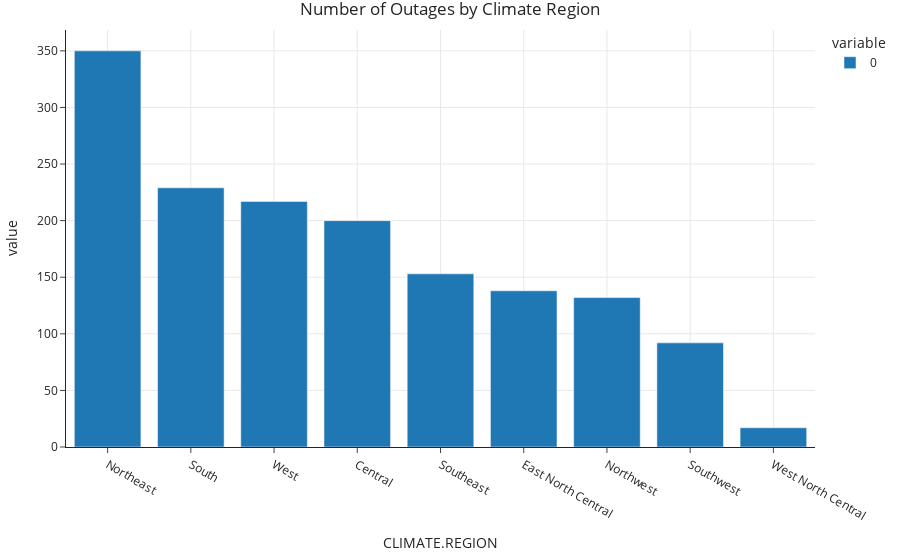
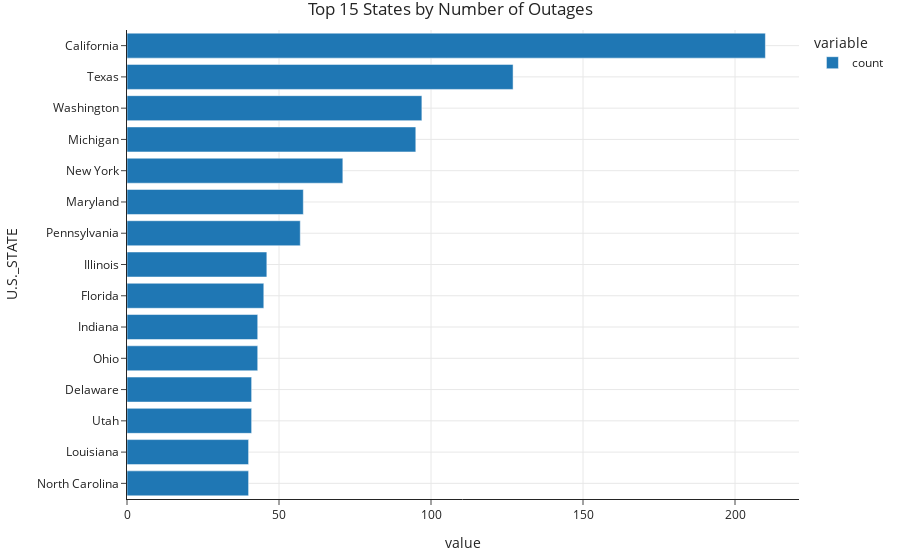

Notebook source saved alongside these figures, in order:
### Code cell
# Regional Analysis
by_region = df_cleaned.groupby('CLIMATE.REGION', observed=True).size().sort_values(ascending=False)
by_region.plot(kind='bar', title='Number of Outages by Climate Region').show()

top_15_states = df_cleaned['U.S._STATE'].value_counts().nlargest(15).sort_values(ascending=True)
top_15_states.plot(kind='barh', title='Top 15 States by Number of Outages').show()

### Figure 1 — Plotly figure (JSON) as saved in the notebook; plotly's stock layout.template omitted (floating-point values rounded to 4 significant figures)
{"data": [{"alignmentgroup": "True", "hovertemplate": "variable=0<br>CLIMATE.REGION=%{x}<br>value=%{y}<extra></extra>", "legendgroup": "0", "marker": {"color": "#1F77B4", "pattern": {"shape": ""}}, "name": "0", "offsetgroup": "0", "orientation": "v", "showlegend": true, "textposition": "auto", "type": "bar", "x": ["Northeast", "South", "West", "Central", "Southeast", "East North Central", "Northwest", "Southwest", "West North Central"], "xaxis": "x", "y": [350, 229, 217, 200, 153, 138, 132, 92, 17], "yaxis": "y"}], "layout": {"barmode": "relative", "legend": {"title": {"text": "variable"}, "tracegroupgap": 0}, "title": {"text": "Number of Outages by Climate Region"}, "xaxis": {"anchor": "y", "domain": [0, 1], "title": {"text": "CLIMATE.REGION"}}, "yaxis": {"anchor": "x", "domain": [0, 1], "title": {"text": "value"}}}}

### Figure 2 — Plotly figure (JSON) as saved in the notebook; plotly's stock layout.template omitted (floating-point values rounded to 4 significant figures)
{"data": [{"alignmentgroup": "True", "hovertemplate": "variable=count<br>value=%{x}<br>U.S._STATE=%{y}<extra></extra>", "legendgroup": "count", "marker": {"color": "#1F77B4", "pattern": {"shape": ""}}, "name": "count", "offsetgroup": "count", "orientation": "h", "showlegend": true, "textposition": "auto", "type": "bar", "x": [40, 40, 41, 41, 43, 43, 45, 46, 57, 58, 71, 95, 97, 127, 210], "xaxis": "x", "y": ["North Carolina", "Louisiana", "Utah", "Delaware", "Ohio", "Indiana", "Florida", "Illinois", "Pennsylvania", "Maryland", "New York", "Michigan", "Washington", "Texas", "California"], "yaxis": "y"}], "layout": {"barmode": "relative", "legend": {"title": {"text": "variable"}, "tracegroupgap": 0}, "title": {"text": "Top 15 States by Number of Outages"}, "xaxis": {"anchor": "y", "domain": [0, 1], "title": {"text": "value"}}, "yaxis": {"anchor": "x", "domain": [0, 1], "title": {"text": "U.S._STATE"}}}}
